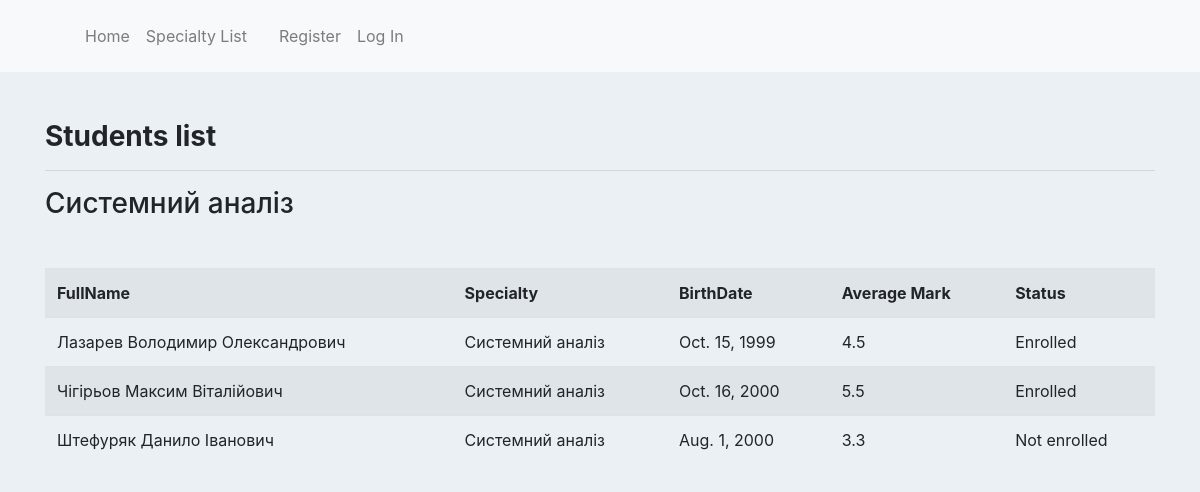
Page /viewSpecialty/8 on the committed database.
### students/models.py (models this page shows, shortened)
class Specialty(models.Model):
    SpecialtyName = models.CharField(max_length=100, null=False, blank=False)
    def __str__(self):
        return self.SpecialtyName

class Student(models.Model):
    specialty = models.ForeignKey(Specialty, on_delete=models.CASCADE)
    lastName = models.CharField(max_length=50, null=False, blank=False)
    firstName = models.CharField(max_length=50, null=False, blank=False)
    middleName = models.CharField(max_length=50, null=False, blank=False)
    averageMark = models.DecimalField(max_digits=3, decimal_places=1, default=0)
    status = models.BooleanField(default=False)
    birthDate = models.DateField(null=False, blank=False)
    created_at = models.DateTimeField(
      auto_now_add=True
    )
    class Meta:
    	ordering = ('specialty',)

### students/views.py (the view)
# urls.py: path('viewSpecialty/<int:pk>', viewSpecialty, name='viewSpecialty'),
def viewSpecialty(request, pk):
	specialty = Specialty.objects.get(id=pk)
	students = Student.objects.filter(specialty = specialty.id)
	context = {
		'students': students,
		'specialty': specialty,
	}
	return render(request, 'students/viewSpecialty.html', context)

### students/templates/students/viewSpecialty.html (shortened to what this page needs)
{% extends 'base.html' %}
{% block content %}
<header class="mb-5">
  <h3 style="font-weight: bold" class="page-heading">Students list</h3>
  <hr>
  <h3>{{specialty.SpecialtyName}}</h3>
</header>
{% if students %}
    <table class="table table-striped">
        <tr>
            <th>FullName</th>
            <th>Specialty</th>
            <th>BirthDate</th>
            <th>Average Mark</th>
            <th>Status</th>
        </tr>
            {% for student in students %}
                <tr>
                    <td>{{student.lastName}} {{student.firstName}} {{student.middleName}}</td>
                    <td>{{student.specialty}}</td>
                    <td>{{student.birthDate}}</td>
                    <td>{{student.averageMark}}</td>
                    {% if student.status %}
                    <td> Enrolled </td>
                    {% else %}
                    <td>Not enrolled</td>
                    {% endif %}
                </tr>
            {% endfor %}
    </table>
    {% else %}
    <p class='lead text-muted'>There are no students...</p>
    {% endif %}
{% endblock %}

### rows in the picture
Specialty: SpecialtyName "Системний аналіз"
Student: lastName "Лазарев", firstName "Володимир", middleName "Олександрович", specialty "Системний аналіз", birthDate "Oct. 15, 1999", averageMark "4.5", status "Enrolled"
Student: lastName "Чігірьов", firstName "Максим", middleName "Віталійович", specialty "Системний аналіз", birthDate "Oct. 16, 2000", averageMark "5.5", status "Enrolled"
Student: lastName "Штефуряк", firstName "Данило", middleName "Іванович", specialty "Системний аналіз", birthDate "Aug. 1, 2000", averageMark "3.3", status "Not enrolled"
